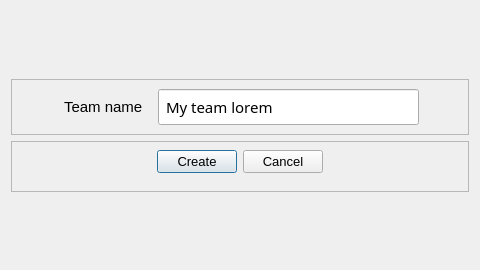
<?xml version="1.0" encoding="UTF-8"?>
<ui version="4.0">
 <class>Dialog</class>
 <widget class="QDialog" name="Dialog">
  <property name="geometry">
   <rect>
    <x>0</x>
    <y>0</y>
    <width>480</width>
    <height>270</height>
   </rect>
  </property>
  <property name="minimumSize">
   <size>
    <width>480</width>
    <height>270</height>
   </size>
  </property>
  <property name="maximumSize">
   <size>
    <width>480</width>
    <height>270</height>
   </size>
  </property>
  <property name="windowTitle">
   <string>Dialog</string>
  </property>
  <property name="styleSheet">
   <string notr="true"/>
  </property>
  <layout class="QVBoxLayout" name="verticalLayout_3">
   <item>
    <spacer name="verticalSpacer_2">
     <property name="orientation">
      <enum>Qt::Vertical</enum>
     </property>
     <property name="sizeHint" stdset="0">
      <size>
       <width>20</width>
       <height>22</height>
      </size>
     </property>
    </spacer>
   </item>
   <item>
    <widget class="QFrame" name="frame">
     <property name="maximumSize">
      <size>
       <width>16777215</width>
       <height>135</height>
      </size>
     </property>
     <property name="frameShape">
      <enum>QFrame::StyledPanel</enum>
     </property>
     <property name="frameShadow">
      <enum>QFrame::Raised</enum>
     </property>
     <layout class="QVBoxLayout" name="verticalLayout_2">
      <item>
       <widget class="QWidget" name="widget_2" native="true">
        <layout class="QHBoxLayout" name="horizontalLayout_6">
         <property name="topMargin">
          <number>0</number>
         </property>
         <property name="bottomMargin">
          <number>0</number>
         </property>
         <item>
          <spacer name="horizontalSpacer_5">
           <property name="orientation">
            <enum>Qt::Horizontal</enum>
           </property>
           <property name="sizeHint" stdset="0">
            <size>
             <width>40</width>
             <height>20</height>
            </size>
           </property>
          </spacer>
         </item>
         <item>
          <widget class="QLabel" name="label">
           <property name="maximumSize">
            <size>
             <width>125</width>
             <height>16777215</height>
            </size>
           </property>
           <property name="font">
            <font>
             <family>Segoe UI</family>
             <pointsize>11</pointsize>
            </font>
           </property>
           <property name="styleSheet">
            <string notr="true">margin-right : 5;</string>
           </property>
           <property name="text">
            <string>Team name</string>
           </property>
          </widget>
         </item>
         <item>
          <widget class="QLineEdit" name="team_name">
           <property name="sizePolicy">
            <sizepolicy hsizetype="Expanding" vsizetype="Fixed">
             <horstretch>0</horstretch>
             <verstretch>0</verstretch>
            </sizepolicy>
           </property>
           <property name="minimumSize">
            <size>
             <width>261</width>
             <height>36</height>
            </size>
           </property>
           <property name="font">
            <font>
             <family>Lucida Sans</family>
             <pointsize>11</pointsize>
            </font>
           </property>
           <property name="styleSheet">
            <string notr="true">padding-left : 5;
</string>
           </property>
           <property name="text">
            <string>My team lorem</string>
           </property>
          </widget>
         </item>
         <item>
          <spacer name="horizontalSpacer_6">
           <property name="orientation">
            <enum>Qt::Horizontal</enum>
           </property>
           <property name="sizeHint" stdset="0">
            <size>
             <width>40</width>
             <height>20</height>
            </size>
           </property>
          </spacer>
         </item>
        </layout>
       </widget>
      </item>
     </layout>
    </widget>
   </item>
   <item>
    <widget class="QFrame" name="frame_2">
     <property name="minimumSize">
      <size>
       <width>329</width>
       <height>51</height>
      </size>
     </property>
     <property name="maximumSize">
      <size>
       <width>16777215</width>
       <height>67</height>
      </size>
     </property>
     <property name="frameShape">
      <enum>QFrame::StyledPanel</enum>
     </property>
     <property name="frameShadow">
      <enum>QFrame::Raised</enum>
     </property>
     <layout class="QHBoxLayout" name="horizontalLayout_7">
      <property name="topMargin">
       <number>0</number>
      </property>
      <item>
       <spacer name="horizontalSpacer">
        <property name="orientation">
         <enum>Qt::Horizontal</enum>
        </property>
        <property name="sizeHint" stdset="0">
         <size>
          <width>40</width>
          <height>20</height>
         </size>
        </property>
       </spacer>
      </item>
      <item>
       <widget class="QPushButton" name="create_btn">
        <property name="font">
         <font>
          <family>Segoe UI</family>
          <pointsize>10</pointsize>
         </font>
        </property>
        <property name="styleSheet">
         <string notr="true"/>
        </property>
        <property name="text">
         <string>Create</string>
        </property>
       </widget>
      </item>
      <item>
       <widget class="QPushButton" name="cancel_btn">
        <property name="font">
         <font>
          <family>Segoe UI</family>
          <pointsize>10</pointsize>
         </font>
        </property>
        <property name="text">
         <string>Cancel</string>
        </property>
       </widget>
      </item>
      <item>
       <spacer name="horizontalSpacer_2">
        <property name="orientation">
         <enum>Qt::Horizontal</enum>
        </property>
        <property name="sizeHint" stdset="0">
         <size>
          <width>40</width>
          <height>20</height>
         </size>
        </property>
       </spacer>
      </item>
     </layout>
    </widget>
   </item>
   <item>
    <spacer name="verticalSpacer">
     <property name="orientation">
      <enum>Qt::Vertical</enum>
     </property>
     <property name="sizeHint" stdset="0">
      <size>
       <width>20</width>
       <height>21</height>
      </size>
     </property>
    </spacer>
   </item>
  </layout>
 </widget>
 <resources/>
 <connections/>
</ui>
